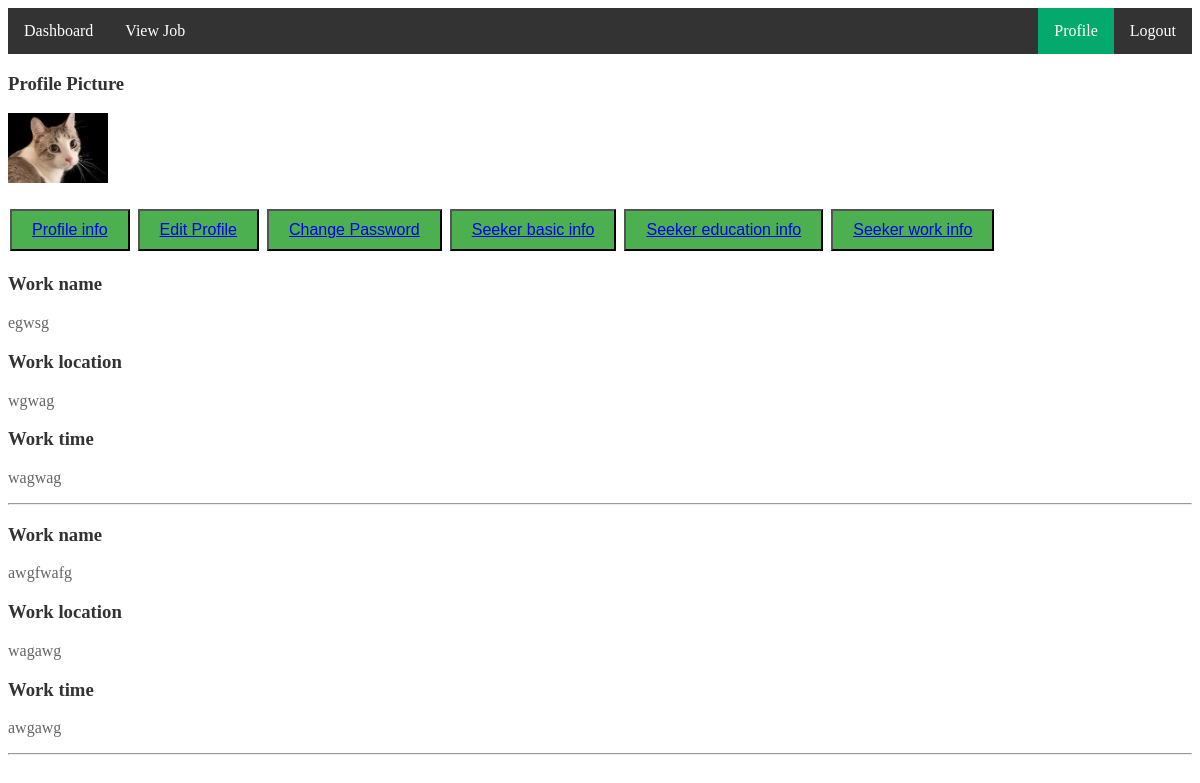
/seekerwork/ (signed in), run on the app's committed database.
### jobApp/models.py (models this page shows, shortened)
class CustomUserModel(AbstractUser):
    USER_TYPE={
        ('seeker','Job Seeker'),
        ('recruiter','Job Recruiter'),
    }
    user_type=models.CharField(choices=USER_TYPE,max_length=100)
    city=models.CharField(max_length=100)
    GENDER={
        ('male','Male'),
        ('female','Female'),
        ('others','Others'),
    }
    gender=models.CharField(choices=GENDER,max_length=100)
    profile_picture=models.ImageField(upload_to='media/profile_picture')

class SeekerWorkModel(models.Model):
    work_name=models.CharField(max_length=100)
    work_location=models.CharField(max_length=100)
    work_time=models.CharField(max_length=100)
    seeker_user=models.ForeignKey(CustomUserModel,on_delete=models.CASCADE,related_name='seekereorkmodel')

### jobProject/views.py (the view)
# urls.py: path('seekerwork/',seekerwork,name='seekerwork'),
@login_required
def seekerwork(request):
    seekerwork=SeekerWorkModel.objects.all()
    seekerworkDict={
        'seekerwork':seekerwork
    }
    return render(request,'profile/seekerwork.html',seekerworkDict)

### templates/profile/seekerwork.html
{% extends 'profile/baseprofile.html' %}
{% block proinfo %}
{% for i in seekerwork %}
<h3>Work name</h3>
<p>{{i.work_name}}</p>
<h3>Work location</h3>
<p>{{i.work_location}}</p>
<h3>Work time</h3>
<p>{{i.work_time}}</p>
<hr>
{% endfor %}
{% endblock proinfo %}

### templates/profile/baseprofile.html (shortened to what this page needs)
{% extends 'common/base.html' %}
{% block content %}
<h3>Profile Picture</h3>
<img src="/{{user.profile_picture}}" width="100px" alt="">
<br> <br>
<button><a href="{% url 'profileinfo' %}">Profile info</a></button>
<button><a href="{% url 'editprofile' %}">Edit Profile</a></button>
<button><a href="{% url 'changepassword' %}">Change Password</a></button>
{% if user.user_type == 'recruiter' %}
<button><a href="{% url 'recruiterbasic' %}">Recruiter basic info</a></button>
<button><a href="{% url 'recruitercontact' %}">Recruiter contact info</a></button>
<button><a href="{% url 'specificjobpost' %}">Recruiter posted job</a></button>
{% elif user.user_type == 'seeker' %}
<button><a href="{% url 'seekerbasic' %}">Seeker basic info</a></button>
<button><a href="{% url 'seekereducation' %}">Seeker education info</a></button>
<button><a href="{% url 'seekerwork' %}">Seeker work info</a></button>
{% endif %}
{% block proinfo %}
{% endblock proinfo %}
{% endblock content %}

### templates/profile/baseprofile.html (style rules this page uses)
button { background-color: #4CAF50; color: white; padding: 10px 20px; text-align: center; text-decoration: none; display: inline-block; font-size: 16px; margin: 4px 2px; cursor: pointer; }
h3 { color: #333; }
p { color: #666; }

### data on the page
CustomUserModel: profile_picture (picture)
SeekerWorkModel: work_name "egwsg", work_location "wgwag", work_time "wagwag"
SeekerWorkModel: work_name "awgfwafg", work_location "wagawg", work_time "awgawg"
